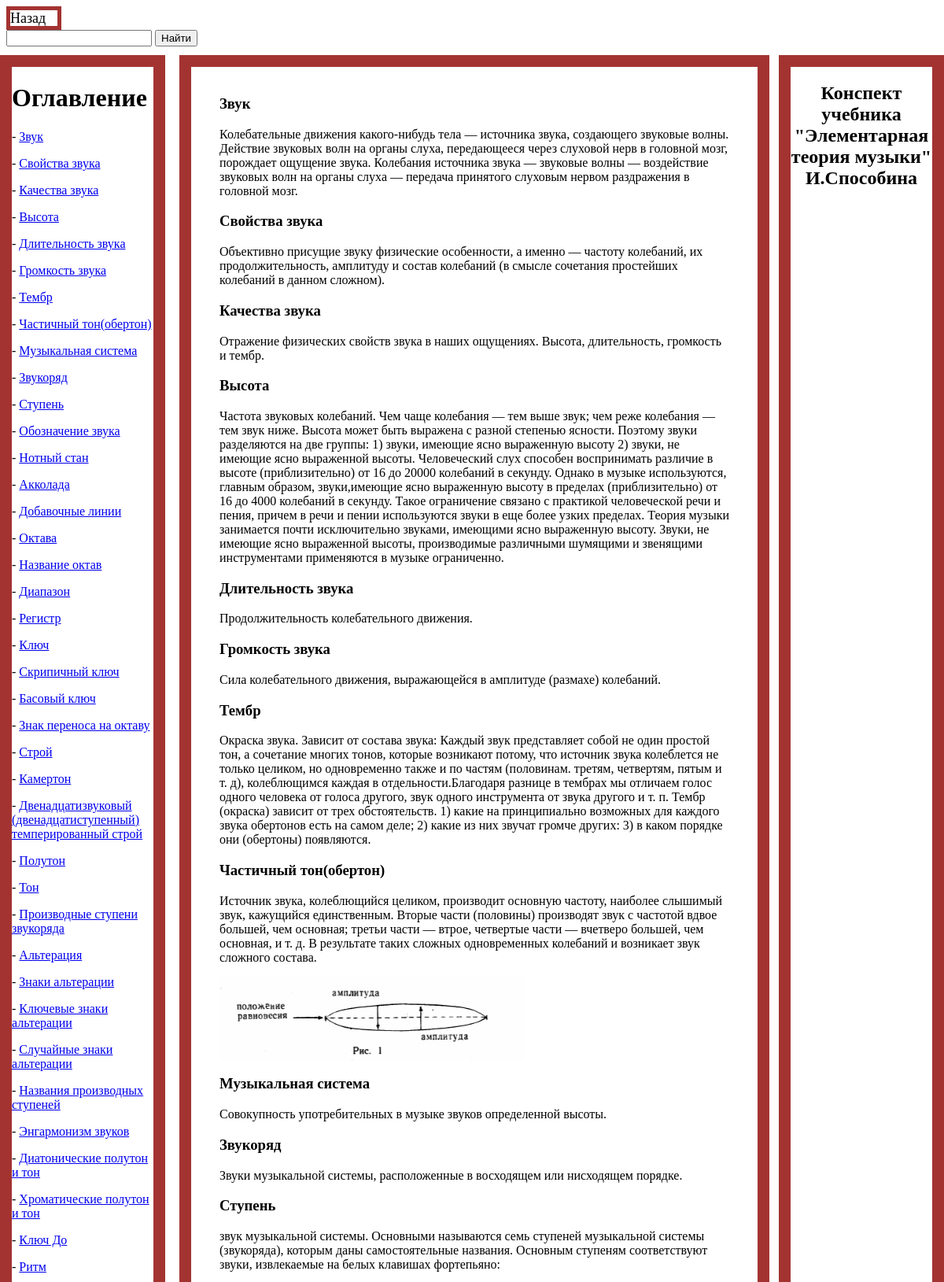
/sposobin (upper part), run on the app's committed database.
### data/termins.py (models this page shows)
class Terms_Sposobin(SqlAlchemyBase):
    __tablename__ = 'terms_sposobin'
    id = sqlalchemy.Column(sqlalchemy.Integer,primary_key=True, autoincrement=True)
    name = sqlalchemy.Column(sqlalchemy.String, nullable=True)
    definition = sqlalchemy.Column(sqlalchemy.String, nullable=True)
    pictures_id = sqlalchemy.Column(sqlalchemy.Integer, nullable=True)
    paragraph = sqlalchemy.Column(sqlalchemy.Integer, nullable=True)

### main.py (the view)
@app.route('/sposobin', methods=['GET', 'POST'])
def sposobin():
    search = request.values.get('search_s', default='')
    termins_sposobin_searched = db_sess.query(Terms_Sposobin).filter(Terms_Sposobin.name.like(f'%{search}%'))
    for e in termins_sposobin_searched:
        print(e.name)
    return render_template('sposobin.html', termins_s=termins_sposobin_searched)

### templates/sposobin.html (shortened to what this page needs)
<!DOCTYPE html>
<html lang="en">
<head>
    <link rel="stylesheet" type="text/css" href={{url_for('static', filename='css/style.css')}}>
</head>
<body>
<a href= "/" class="btn_back">Назад</a>
<form action="/sposobin" method="POST">
  <input name="search_s" id="my_input" type="text">
  <input type="submit" value="Найти">
</form>
<div class="container">
<div class="sidebar">
    <h1>Оглавление</h1>
    {%for i in termins_s%}
    <p>  -  <a href="#{{i.id}}">  {{i.name}}</a></p>
    {% endfor %}
</div>
    <div class="conspect">
        <div class="child">
            {%for i in termins_s%}
            <h3><a name="{{i.id}}">{{i.name}} </a></h3>
                    <p>{{i.definition}}</p>
            {%if i.pictures_id %}
                <p><img src="/static/img_sposobin/{{i.pictures_id}}.png" width='60%' align="center"></p>
            {%endif%}
            {%endfor%}
        </div>
    </div>
    <div class="sidebar-right">
        <h2 align="center">Конспект учебника "Элементарная теория музыки" И.Способина</h2>
    </div>
</div>
</body>
</html>

### static/css/style.css (style rules this page uses)
.sidebar { position:absolute; top: 70px; left: 0px; bottom:0; width: 15%; background-color: white; border: 15px solid; border-color: #a33331; overflow: auto; z-index: 1; }
.conspect { position:absolute; top: 70px; width: 60%; left: 19%; bottom: 0; overflow: auto; border: 15px solid; border-color: #a33331; }
.child { margin: 5%; }
.sidebar-right { position:absolute; top: 70px; right: 0px; bottom:0; width: 15%; background-color: white; border: 15px solid; border-color: #a33331; overflow: auto; z-index: 1; }
.btn_back { width: 60px; height: 20px; display: inline-block; color: #000000; text-decoration: none; border: 5px solid; border-color: #a33331; font-size: 18px; }

### data on the page
Terms_Sposobin: name "Звук", definition "Колебательные движения какого-нибудь тела — источника звука, создающего звуковые волны. Действие звуковых волн на органы слуха, передающееся через слуховой нерв в головной мозг, порождает ощущение звука. Колебания источника звука — звуковые волны — воздействие звуковых волн на органы слуха — передача принятого слуховым нервом раздражения в головной мозг."
Terms_Sposobin: name "Свойства звука", definition "Объективно присущие звуку физические особенности, а именно — частоту колебаний, их продолжительность, амплитуду и состав колебаний (в смысле сочетания простейших колебаний в данном сложном)."
Terms_Sposobin: name "Качества звука", definition "Отражение физических свойств звука в наших ощущениях. Высота, длительность, громкость и тембр."
Terms_Sposobin: name "Высота", definition "Частота звуковых колебаний. Чем чаще колебания — тем выше звук; чем реже колебания — тем звук ниже. Высота может быть выражена с разной степенью ясности. Поэтому звуки разделяются на две группы: 1) звуки, имеющие ясно выраженную высоту 2) звуки, не имеющие ясно выраженной высоты. Человеческий слух способен воспринимать различие в высоте (приблизительно) от 16 до 20000 колебаний в секунду. Однако в музыке используются, главным образом, звуки,имеющие ясно выраженную высоту в пределах (приблизительно) от 16 до 4000 колебаний в секунду. Такое ограничение связано с практикой человеческой речи и пения, причем в речи и пении используются звуки в еще более узких пределах. Теория музыки занимается…"
Terms_Sposobin: name "Длительность звука", definition "Продолжительность колебательного движения."
Terms_Sposobin: name "Громкость звука", definition "Сила колебательного движения, выражающейся в амплитуде (размахе) колебаний."
Terms_Sposobin: name "Тембр", definition "Окраска звука. Зависит от состава звука: Каждый звук представляет собой не один простой тон, а сочетание многих тонов, которые возникают потому, что источник звука колеблется не только целиком, но одновременно также и по частям (половинам. третям, четвертям, пятым и т. д), колеблющимся каждая в отдельности.Благодаря разнице в тембрах мы отличаем голос одного человека от голоса другого, звук одного инструмента от звука другого и т. п. Тембр (окраска) зависит от трех обстоятельств. 1) какие на принципиально возможных для каждого звука обертонов есть на самом деле; 2) какие из них звучат громче других: 3) в каком порядке они (обертоны) появляются."
Terms_Sposobin: name "Частичный тон(обертон)", definition "Источник звука, колеблющийся целиком, производит основную частоту, наиболее слышимый звук, кажущийся единственным. Вторые части (половины) производят звук с частотой вдвое большей, чем основная; третьи части — втрое, четвертые части — вчетверо большей, чем основная, и т. д. В результате таких сложных одновременных колебаний и возникает звук сложного состава."
Terms_Sposobin: name "Музыкальная система", definition "Совокупность употребительных в музыке звуков определенной высоты."
Terms_Sposobin: name "Звукоряд", definition "Звуки музыкальной системы, расположенные в восходящем или нисходящем порядке."
Terms_Sposobin: name "Ступень", definition "звук музыкальной системы. Основными называются семь ступеней музыкальной системы (звукоряда), которым даны самостоятельные названия. Основным ступеням соответствуют звуки, извлекаемые на белых клавишах фортепьяно:"
Terms_Sposobin: name "Обозначение звука"
Terms_Sposobin: name "Нотный стан"
Terms_Sposobin: name "Акколада"
Terms_Sposobin: name "Добавочные линии"
Terms_Sposobin: name "Октава"
Terms_Sposobin: name "Название октав"
Terms_Sposobin: name "Диапазон"
Terms_Sposobin: name "Регистр"
Terms_Sposobin: name "Ключ"
Terms_Sposobin: name "Скрипичный ключ"
Terms_Sposobin: name "Басовый ключ"
Terms_Sposobin: name "Знак переноса на октаву"
Terms_Sposobin: name "Строй"
Terms_Sposobin: name "Камертон"
Terms_Sposobin: name "Двенадцатизвуковый (двенадцатиступенный) темперированный строй"
Terms_Sposobin: name "Полутон"
Terms_Sposobin: name "Тон"
Terms_Sposobin: name "Производные ступени звукоряда"
Terms_Sposobin: name "Альтерация"
Terms_Sposobin: name "Знаки альтерации"
Terms_Sposobin: name "Ключевые знаки альтерации"
Terms_Sposobin: name "Случайные знаки альтерации"
Terms_Sposobin: name "Названия производных ступеней"
Terms_Sposobin: name "Энгармонизм звуков"
Terms_Sposobin: name "Диатонические полутон и тон"
Terms_Sposobin: name "Хроматические полутон и тон"
Terms_Sposobin: name "Ключ До"
Terms_Sposobin: name "Ритм"
